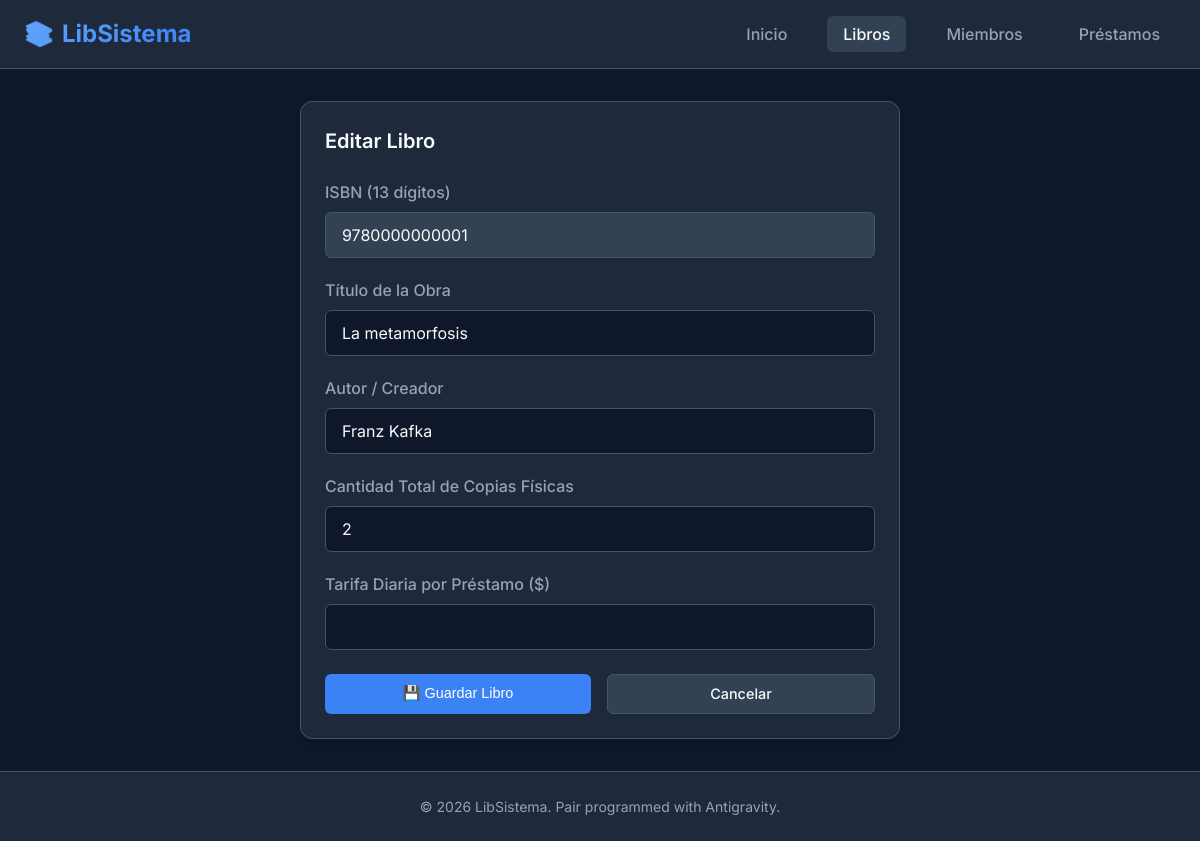
The page /libros/editar/9780000000001/ on the database its author committed.
### biblioteca/models.py (models this page shows, shortened)
class Libro(models.Model):
    isbn = models.CharField(max_length=13, primary_key=True, verbose_name="ISBN")
    titulo = models.CharField(max_length=255, verbose_name="Título")
    autor = models.CharField(max_length=255, verbose_name="Autor")
    cantidad_total = models.PositiveIntegerField(default=1, verbose_name="Cantidad Total")
    tarifa_diaria = models.DecimalField(max_digits=10, decimal_places=2, default=0.00, verbose_name="Tarifa Diaria")

### biblioteca/views.py (the view, shortened to what this page needs)
# urls.py: path('libros/editar/<str:isbn>/', views.libro_update, name='libro_update'),
def libro_update(request, isbn):
    libro = get_object_or_404(Libro, isbn=isbn)
    return render(request, 'biblioteca/libro_form.html', {'libro': libro})

### biblioteca/templates/biblioteca/libro_form.html (shortened to what this page needs)
{% extends 'biblioteca/base.html' %}
{% block content %}
<div class="card-section" style="max-width: 600px; margin: 0 auto;">
    <div class="section-header">
        <h1 class="section-title">{% if libro %}Editar{% else %}Registrar Nuevo{% endif %} Libro</h1>
    </div>
    <form method="POST">
        <div class="form-group">
            <label for="isbn">ISBN (13 dígitos)</label>
            <input type="text" id="isbn" name="isbn" class="form-control" placeholder="Ej. 9780142437230" value="{{ libro.isbn }}{{ isbn }}" {% if libro %}readonly style="background-color: var(--bg-accent); cursor: not-allowed;"{% else %}required{% endif %}>
        </div>
        <div class="form-group">
            <label for="titulo">Título de la Obra</label>
            <input type="text" id="titulo" name="titulo" class="form-control" placeholder="Ej. Don Quijote de la Mancha" value="{{ libro.titulo }}{{ titulo }}" required>
        </div>
        <div class="form-group">
            <label for="autor">Autor / Creador</label>
            <input type="text" id="autor" name="autor" class="form-control" placeholder="Ej. Miguel de Cervantes" value="{{ libro.autor }}{{ autor }}" required>
        </div>
        <div class="form-group">
            <label for="cantidad_total">Cantidad Total de Copias Físicas</label>
            <input type="number" id="cantidad_total" name="cantidad_total" class="form-control" min="1" value="{% if libro %}{{ libro.cantidad_total }}{% else %}1{% endif %}" required>
        </div>
        <div class="form-group">
            <label for="tarifa_diaria">Tarifa Diaria por Préstamo ($)</label>
            <input type="number" id="tarifa_diaria" name="tarifa_diaria" class="form-control" step="0.01" min="0" value="{% if libro %}{{ libro.tarifa_diaria }}{% else %}100.00{% endif %}" required>
        </div>
        <div style="display: flex; gap: 1rem; margin-top: 1.5rem;">
            <button type="submit" class="btn btn-primary" style="flex: 1;">💾 Guardar Libro</button>
            <a href="{% url 'libro_list' %}" class="btn btn-secondary" style="flex: 1; text-align: center;">Cancelar</a>
        </div>
    </form>
</div>
{% endblock %}

### biblioteca/static/biblioteca/css/style.css (style rules this page uses)
:root { --bg-primary: #0f172a; --bg-secondary: #1e293b; --bg-accent: #334155; --text-primary: #f8fafc; --text-secondary: #94a3b8; --primary-color: #3b82f6; --primary-hover: #2563eb; --success: #10b981; --warning: #f59e0b; --danger: #ef4444; --border-color: #475569; --font-family: 'Inter', system-ui, -apple-system, sans-serif; --radius-sm: 6px; --radius-md: 12px; --radius-lg: 16px; --shadow-md: 0 4px 6px -1px rgb(0 0 0 / 0.1), 0 2px 4px -2px rgb(0 0 0 / 0.1); --transition: all 0.2s cubic-bezier(0.4, 0, 0.2, 1); }
* { margin: 0; padding: 0; box-sizing: border-box; }
body { background-color: var(--bg-primary); color: var(--text-primary); font-family: var(--font-family); min-height: 100vh; display: flex; flex-direction: column; line-height: 1.5; }
.card-section { background-color: var(--bg-secondary); border: 1px solid var(--border-color); border-radius: var(--radius-md); padding: 1.5rem; box-shadow: var(--shadow-md); margin-bottom: 2rem; }
.section-header { display: flex; justify-content: space-between; align-items: center; margin-bottom: 1.5rem; flex-wrap: wrap; gap: 1rem; }
.section-title { font-size: 1.25rem; font-weight: 600; }
.btn { display: inline-flex; align-items: center; justify-content: center; gap: 0.5rem; padding: 0.5rem 1rem; border-radius: var(--radius-sm); font-weight: 500; text-decoration: none; cursor: pointer; border: none; transition: var(--transition); font-size: 0.9rem; }
.btn-primary { background-color: var(--primary-color); color: white; }
.btn-secondary { background-color: var(--bg-accent); color: var(--text-primary); border: 1px solid var(--border-color); }
.form-group { margin-bottom: 1.25rem; }
.form-group label { display: block; margin-bottom: 0.5rem; font-weight: 500; color: var(--text-secondary); }
.form-control { width: 100%; padding: 0.75rem 1rem; background-color: var(--bg-primary); border: 1px solid var(--border-color); border-radius: var(--radius-sm); color: var(--text-primary); font-family: inherit; font-size: 1rem; transition: var(--transition); }

### rows shown on the page
Libro: isbn "9780000000001", titulo "La metamorfosis", autor "Franz Kafka", cantidad_total "2"
